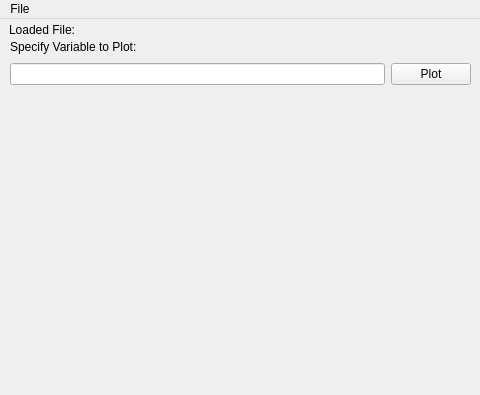
<?xml version="1.0" encoding="UTF-8"?>
<ui version="4.0">
 <class>MplMainWindow</class>
 <widget class="QMainWindow" name="MplMainWindow">
  <property name="geometry">
   <rect>
    <x>0</x>
    <y>0</y>
    <width>480</width>
    <height>395</height>
   </rect>
  </property>
  <property name="windowTitle">
   <string>MainWindow</string>
  </property>
  <property name="windowIcon">
   <iconset resource="../icons/icons.qrc">
    <normaloff>:/icons/splash_main.png</normaloff>:/icons/splash_main.png</iconset>
  </property>
  <widget class="QWidget" name="mplcentralwidget">
   <widget class="QWidget" name="horizontalLayoutWidget">
    <property name="geometry">
     <rect>
      <x>10</x>
      <y>40</y>
      <width>461</width>
      <height>31</height>
     </rect>
    </property>
    <layout class="QHBoxLayout" name="mplhorizontalLayout">
     <item>
      <widget class="QLineEdit" name="mpllineEdit"/>
     </item>
     <item>
      <widget class="QPushButton" name="mplpushButton">
       <property name="text">
        <string>Plot</string>
       </property>
      </widget>
     </item>
    </layout>
   </widget>
   <widget class="MplWidget" name="mpl" native="true">
    <property name="geometry">
     <rect>
      <x>9</x>
      <y>99</y>
      <width>461</width>
      <height>261</height>
     </rect>
    </property>
    <property name="sizePolicy">
     <sizepolicy hsizetype="Expanding" vsizetype="Expanding">
      <horstretch>0</horstretch>
      <verstretch>0</verstretch>
     </sizepolicy>
    </property>
   </widget>
   <widget class="QWidget" name="horizontalLayoutWidget_2">
    <property name="geometry">
     <rect>
      <x>10</x>
      <y>20</y>
      <width>461</width>
      <height>16</height>
     </rect>
    </property>
    <layout class="QHBoxLayout" name="horizontalLayout">
     <item>
      <widget class="QLabel" name="labelTitle">
       <property name="sizePolicy">
        <sizepolicy hsizetype="Fixed" vsizetype="Preferred">
         <horstretch>0</horstretch>
         <verstretch>0</verstretch>
        </sizepolicy>
       </property>
       <property name="text">
        <string>Specify Variable to Plot:</string>
       </property>
      </widget>
     </item>
     <item>
      <widget class="QLabel" name="labelError">
       <property name="text">
        <string/>
       </property>
      </widget>
     </item>
    </layout>
   </widget>
   <widget class="QWidget" name="horizontalLayoutWidget_3">
    <property name="geometry">
     <rect>
      <x>9</x>
      <y>0</y>
      <width>461</width>
      <height>21</height>
     </rect>
    </property>
    <layout class="QHBoxLayout" name="horizontalLayout_2">
     <item>
      <widget class="QLabel" name="label">
       <property name="sizePolicy">
        <sizepolicy hsizetype="Fixed" vsizetype="Preferred">
         <horstretch>0</horstretch>
         <verstretch>0</verstretch>
        </sizepolicy>
       </property>
       <property name="text">
        <string>Loaded File:</string>
       </property>
      </widget>
     </item>
     <item>
      <widget class="QLabel" name="labelFileName">
       <property name="text">
        <string/>
       </property>
      </widget>
     </item>
    </layout>
   </widget>
  </widget>
  <widget class="QMenuBar" name="mplmenubar">
   <property name="geometry">
    <rect>
     <x>0</x>
     <y>0</y>
     <width>480</width>
     <height>21</height>
    </rect>
   </property>
   <widget class="QMenu" name="mplmenuFile">
    <property name="title">
     <string>File</string>
    </property>
    <addaction name="mplactionOpen"/>
    <addaction name="separator"/>
    <addaction name="mplactionQuit"/>
   </widget>
   <addaction name="mplmenuFile"/>
  </widget>
  <action name="mplactionOpen">
   <property name="icon">
    <iconset>
     <normaloff>../icons/icon_mainwindow.png</normaloff>../icons/icon_mainwindow.png</iconset>
   </property>
   <property name="text">
    <string>Open</string>
   </property>
  </action>
  <action name="mplactionQuit">
   <property name="text">
    <string>Quit</string>
   </property>
  </action>
 </widget>
 <customwidgets>
  <customwidget>
   <class>MplWidget</class>
   <extends>QWidget</extends>
   <header>mplwidget.h</header>
   <container>1</container>
  </customwidget>
 </customwidgets>
 <resources>
  <include location="../icons/icons.qrc"/>
 </resources>
 <connections/>
</ui>
